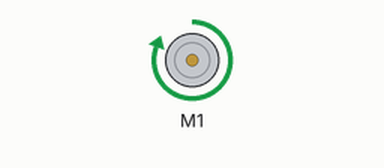
This sketch was run on a simulated Arduino Uno, built with avr-gcc and run on an emulated ATmega328P. On the bench: DC motor (green arrow = forward, orange = backward, longer = faster).

Above: at 0.5 s.
At 11.9 s:
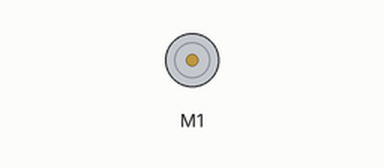
Timing chart, 0 to 13.4 s (numbered marks = the images above):
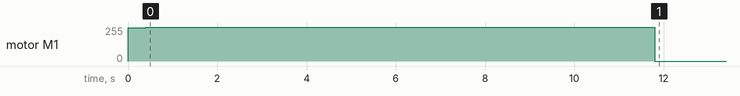

The sketch:

motor_de_arranque-_Kiki.ino
```cpp
  #include <AFMotor.h>
  AF_DCMotor motor1(1);
  void setup()
{

  motor1.run(RELEASE);
  //myservo.attach(10);// Asigna el pin 10 al objeto myservo para controlar el servo
  motor1.setSpeed(250);// Establece la velocidad del motor en 250
  //myservo.write(90);//Mueve el servo a la posición de 90 grados (inicial)
  motor1.run(FORWARD);// Configura el motor para que gire hacia adelante
  delay(400);// Espera 1 segundos pega
  //myservo.write(100);//Mueve el servo a la posición de 100 grados
  motor1.setSpeed(255); // Ajusta nuevamente la velocidad del motor a 250
  motor1.run(FORWARD);// Configura el motor para que gire hacia adelante
  delay(2400); // Espera 2.5 segundos
 // terminar vuelta
 //myservo.write(100);// Mantiene el servo en la posición de 100 grados
  motor1.setSpeed(255);// Establece la velocidad máxima del motor
  motor1.run(FORWARD);// Configura el motor para que gire hacia adelante
  delay(9000); // Espera 25 segundos para completar las 3 vueltas
  motor1.setSpeed(0);// Detiene el motor
  motor1.run(RELEASE);
}
void loop(){

}
```

Measured:
- by itself, motor M1: stopped → forward 250/255 at 0.00 s, → forward 255/255 0.40 s later, → stopped 11.4 s later
